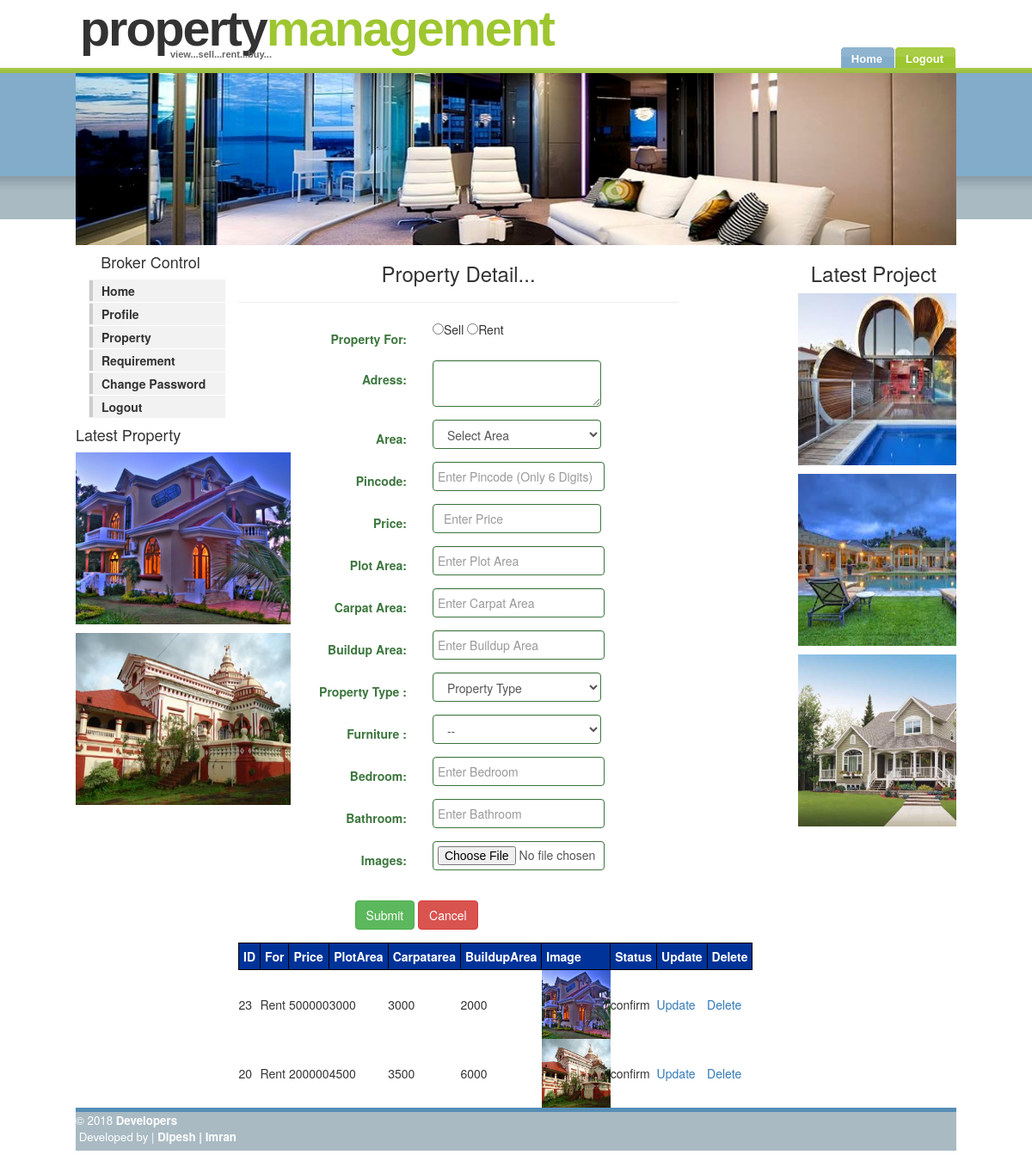
/broker/index.php?page=postproperty.php, run on the app's committed database.
### tables this page shows
CREATE TABLE IF NOT EXISTS `tblproperty` (
  `propertyid` int(4) NOT NULL AUTO_INCREMENT,
  `propertyfor` varchar(50) NOT NULL,
  `address` varchar(100) NOT NULL,
  `areaid` int(4) NOT NULL,
  `pincode` int(6) NOT NULL,
  `loginid` int(4) NOT NULL,
  `postdate` date NOT NULL,
  `price` decimal(10,0) NOT NULL,
  `plotarea` decimal(10,0) NOT NULL,
  `carpetarea` decimal(10,0) NOT NULL,
  `builduparea` decimal(10,0) NOT NULL,
  `typeid` decimal(4,0) NOT NULL,
  `furniture` varchar(100) NOT NULL,
  `totalbedroom` int(4) NOT NULL,
  `totalbathroom` int(4) NOT NULL,
  `images` varchar(100) NOT NULL,
  `status` varchar(100) NOT NULL,
  PRIMARY KEY (`propertyid`)
);

CREATE TABLE IF NOT EXISTS `tblproject` (
  `projectid` int(4) NOT NULL AUTO_INCREMENT,
  `projecttitle` varchar(50) NOT NULL,
  `address` varchar(200) NOT NULL,
  `projectimage` varchar(100) NOT NULL,
  `projectdescription` varchar(1000) NOT NULL,
  `loginid` int(4) NOT NULL,
  PRIMARY KEY (`projectid`)
);

### broker/postproperty.php (the view, shortened to what this page needs)
<!DOCTYPE html>
<html xmlns="http://www.w3.org/1999/xhtml">
<head>
 <link rel="stylesheet" href="bootstrap-3.3.2/css/bootstrap.css">
 <link rel="stylesheet" href="bootstrap-3.3.2/css/bootstrap.min.css">
</head>
<body>
<form class="form-horizontal" name="frmpostproperty" method="post" enctype="multipart/form-data" action="index.php?page=postpropertyinsert.php" onSubmit="return validate();">
	<h3 align="center">Property Detail...</h3><hr>
    <div class="form-group has-success">
          <label for="lastname" class="col-md-5 control-label">Property For:</label>
	       <div class="col-sm-5">
		   <input type="radio" name="rbfor" value="Sell"/>Sell
			<input type="radio" name="rbfor" value="Rent"/>Rent
	       </div>
	   </div>
  <div class="form-group has-success">
     <label for="lastname" class="col-md-5 control-label">Adress: </label>
	   <div class="col-sm-5">
         <textarea class="form-control" name="txtaddress"  required></textarea>
	   </div>
  </div>
  <div class="form-group has-success">
     <label for="lastname" class="col-md-5 control-label">Area: </label>
	   <div class="col-sm-5">
	   <select class="form-control" name="drparea" required>
	   <option value="0">Select Area</option>
	 </select>
	     </div>
	   </div>
  <div class="form-group has-success">
     <label for="lastname" class="col-md-5 control-label">Pincode: </label>
	   <div class="col-sm-5">
         <input type="text" class="form-control" name="txtpincode" placeholder="Enter Pincode (Only 6 Digits)" maxlength="6" required>
       </div>
	  </div>
 <div class="form-group has-success">
     <label for="lastname" class="col-md-5 control-label">Price: </label>
	   <div class="col-sm-5">
         <input type="number" class="form-control" name="txtprice" placeholder="Enter Price" maxlength="6" required>
       </div>
	  </div>
	<div class="form-group has-success">
     <label for="lastname" class="col-md-5 control-label">Plot Area: </label>
	   <div class="col-sm-5">
         <input type="text" class="form-control" name="txtplotarea" placeholder="Enter Plot Area" maxlength="6" required>
       </div>
	  </div>
<div class="form-group has-success">
     <label for="lastname" class="col-md-5 control-label">Carpat Area: </label>
	   <div class="col-sm-5">
         <input type="text" class="form-control" name="txtcarpatarea" placeholder="Enter Carpat Area" maxlength="6" required>
       </div>
	  </div>
<div class="form-group has-success">
     <label for="lastname" class="col-md-5 control-label">Buildup Area: </label>
	   <div class="col-sm-5">
         <input type="text" class="form-control" name="txtbuilduparea" placeholder="Enter Buildup Area" maxlength="6" required>
       </div>
	  </div>
<div class="form-group has-success">
     <label for="lastname" class="col-md-5 control-label">Property Type : </label>
	   <div class="col-sm-5">
	   <select class="form-control"  name="drptype" required>
	   <option value="0">Property Type</option>
			</select>
		</div>
	</div>
	<div class="form-group has-success">
     <label for="lastname" class="col-md-5 control-label">Furniture : </label>
	   <div class="col-sm-5">
	   <select class="form-control"  name="drpfurniture" required>
			<option value='0'>--</option>
			</select>
		</div>
	</div>
<div class="form-group has-success">
     <label for="lastname" class="col-md-5 control-label">Bedroom: </label>
	   <div class="col-sm-5">
         <input type="text" class="form-control" name="txttotalbedroom" placeholder="Enter Bedroom" required>
       </div>
	  </div>
<div class="form-group has-success">
     <label for="lastname" class="col-md-5 control-label">Bathroom: </label>
	   <div class="col-sm-5">
         <input type="text" class="form-control" name="txttotalbathroom" placeholder="Enter Bathroom" maxlength="6" required>
       </div>
	  </div>
	<div class="form-group has-success">
     <label for="lastname" class="col-md-5 control-label">Images: </label>
	   <div class="col-sm-5">
         <input type="file" class="form-control" name="flpropertyimage" required>
       </div>
	  </div>
  <div class="form-group">
     <div class="col-sm-offset-3 col-sm-4"> <br />
         <button type="submit" name="Submit" class="btn btn-success">Submit</button>
         <button type="reset" name="reset" class="btn btn-danger">Cancel</button>
  </div>
  </div>
	<?php include("postpropertygrid.php"); ?>
</form>
</body>
</html>

### broker/index.php (shortened to what this page needs)
<!DOCTYPE html PUBLIC "-//W3C//DTD XHTML 1.0 Strict//EN" "http://www.w3.org/TR/xhtml1/DTD/xhtml1-strict.dtd">
<html xmlns="http://www.w3.org/1999/xhtml" xml:lang="en" lang="en"><head>
      <link rel="stylesheet" href="bootstrap-3.3.2/css/bootstrap.css">
	 <link rel="stylesheet" href="bootstrap-3.3.2/css/bootstrap.min.css">
<link rel="stylesheet" href="images/BrightSide.css" type="text/css" /><title>Bright Side of Life</title>
</head>
<body>
    <div id="wrap">
  	   <div id="header">
        <h1 id="logo">Property<span class="green">Management</span></h1>
           <h2 id="slogan">view...sell...rent...buy...</h2>
     <ul>
		<li id="current"><a href="index.php?page=home.php"><span>Home</span></a></li>
		<li><a href="../index.php?page=logout.php"><span>Logout</span></a></li>
	</ul>
</div>
	<div id="content-wrap">
	    <img src="images/headerphoto.jpg" alt="headerphoto" class="no-border" height="200" width="1024px" />
	<div id="sidebar">
		<h4 align="center">Broker Control</h4>
			<ul class="sidemenu">
			<li><a href="index.php?page=home.php">Home</a></li>
			<li><a href="index.php?page=brokerprofile.php">Profile</a></li>
			<li><a href="index.php?page=postproperty.php">Property</a></li>
			<li><a href="index.php?page=propertyrequirement.php">Requirement</a></li>
			<li><a href="index.php?page=changepassword.php">Change Password</a></li>
			<li><a href="../index.php?page=logout.php">Logout</a></li>
		</ul>
			<h4>Latest Property</h4>
<?php
$query = "select * from tblproperty order by propertyid desc limit 0,3";
$res = mysql_query($query);
while($row = mysql_fetch_array($res))
{echo "<p><img src='../propertyimage/".$row["images"]."' height='200px' width='250px' alt=''/></p>";}
?>
</div>
<div id="main"> <a name="TemplateInfo"></a>
<?php
if(isset($_REQUEST["page"]))
{
	include($_REQUEST["page"]);
}
else
{
	include("home.php");
}
?>
</div>
<div id="rightbar">
<h3>Latest Project</h3>
<?php
$query = "select * from tblproject order by projectid desc limit 0,3";
$res = mysql_query($query);
while($row = mysql_fetch_array($res))
{echo "<p><img src='../projectimage/".$row["projectimage"]."' height='200px' width='250px' alt=''/></p>";}
?>
</div>
 </div>
	<div id="footer">
	<div class="footer-left">
	<p class="align-left"> © 2018 <strong>Developers</strong>
	<br/>&nbspDeveloped by |<strong> Dipesh | Imran</strong><a href="http://www.styleshout.com/"></a>
	</p>
	</div>
	<div class="footer-right">
	<p class="align-right"> <a href="index.html"></a>&nbsp;&nbsp;
	<a href="index.html"></a> </p>
	</div>
	</div>
</div></div>
</body></html>

### broker/postpropertygrid.php (shortened to what this page needs)
<html xmlns="http://www.w3.org/1999/xhtml">
<head>
    <link rel="stylesheet" href="bootstrap-3.3.2/css/bootstrap.css" />
	<link rel="stylesheet" href="bootstrap-3.3.2/css/bootstrap.min.css" />
</head>
<?php
$query = "select * from tblproperty";
$res = mysql_query($query);
?>
<body>
<table border="1px">
	<tr>
	   <th>ID</th>
		<th>For</th>
		<th>Price</th>
		<th>PlotArea</th>
		<th>Carpatarea</th>
		<th>BuildupArea</th>
		<th>Image</th>
		<th>Status</th>
		<th>Update</th>
		<th>Delete</th>
	</tr>
<?php
	while($row = mysql_fetch_array($res))
	{
		echo "<tr>";
		   echo "<td>".$row["propertyid"]."</td>";
			echo "<td>".$row["propertyfor"]."</td>";
			echo "<td>".$row["price"]."</td>";
			echo "<td>".$row["plotarea"]."</td>";
			echo "<td>".$row["carpetarea"]."</td>";
			echo "<td>".$row["builduparea"]."</td>";
			echo "<td><img src='../propertyimage/".$row["images"]."' height='80px' width='80px' alt=''/></td>";
			echo "<td>".$row["status"]."</td>";
			echo "<td><a href='index.php?page=postpropertyupdate.php&propertyid=".$row["propertyid"]."'>Update</a></td>";
			echo "<td><a href='index.php?page=postproperty.php&brokerid=".$row["propertyid"]."'>Delete</a></td>";
		echo "</tr>";
	}
?>
</table>
</body>
</html>

### broker/images/BrightSide.css (style rules this page uses)
* { padding: 0; margin: 0; }
body { margin: 0; padding: 0; font: .70em/1.5em Verdana, Tahoma, Helvetica, sans-serif; color: #666666; background: #A9BAC3 url(bg.gif) repeat-x; text-align: center; }
a { color: #4284B0; background-color: inherit; text-decoration: none; }
h1, h2, h3 { font: bold 1em 'Trebuchet MS', Arial, Sans-serif; color: #333; }
h1 { font-size: 1.5em; color: #6297BC; }
h2 { font-size: 1.4em; text-transform:uppercase; }
h3 { font-size: 1.3em; }
p, h1, h2, h3 { margin: 10px 15px; }
ul, ol { margin: 10px 30px; padding: 0 15px; color: #4284B0; }
ul span, ol span { color: #666666; }
img { border: 2px solid #CCC; }
img.no-border { border: none; }
form { margin:0px; padding: 0; }
label { display:block; font-weight:bold; margin:5px 0; }
input { padding: 2px; border:1px solid #eee; font: normal 1em Verdana, sans-serif; color:#777; }
textarea { width:300px; padding:2px; font: normal 1em Verdana, sans-serif; border:1px solid #eee; height:100px; display:block; color:#777; }
#wrap { background: #FFF; width: 1024px; height: 100%; margin: 0 auto; text-align: left; }
#content-wrap { clear: both; margin: 0; padding: 0; background: #FFF; overflow:hidden; }
#header { position: relative; height: 85px; background: #000 url(headerbg.gif) repeat-x 0% 100%; }
#header h1#logo { position: absolute; margin: 0; padding: 0; font: bolder 4.1em 'Trebuchet MS', Arial, Sans-serif; letter-spacing: -2px; text-transform: lowercase; top: 0; left: 5px; }
#header h2#slogan { position: absolute; top:37px; left: 95px; color: #666666; text-indent: 0px; font: bold 11px Tahoma, 'trebuchet MS', Sans-serif; text-transform: none; }
#main { float: left; margin-left: 15px; padding: 0; width: 50%; }
#sidebar { float: left; width: 17%; margin: 0; padding: 0; display: inline; }
#sidebar ul.sidemenu { list-style:none; margin:10px 0 10px 15px; padding:0; }
#sidebar ul.sidemenu li { margin-bottom:1px; border: 1px solid #f2f2f2; }
#sidebar ul.sidemenu a { display:block; font-weight:bold; color: #333; text-decoration:none; padding:2px 5px 2px 10px; background: #f2f2f2; border-left:4px solid #CCC; min-height:18px; }
#rightbar { float: right; width: 18%; padding: 0; margin:0; }
#footer { clear: both; color: #FFF; background: #A9BAC3; border-top: 5px solid #568EB6; margin: 0; padding: 0; height: 50px; font-size: 95%; }
#footer .footer-left { float: left; width: 65%; }
#footer .footer-right { float: right; width: 30%; }
#header ul { z-index: 999999; position: absolute; margin:0; padding: 0; list-style:none; right: 0; bottom: 6px !important; bottom: 5px; font: bold 13px Arial, 'Trebuchet MS', Tahoma, verdana, sans-serif; }
#header li { display:inline; margin:0; padding:0; }
#header a { float:left; background: url(tableft.gif) no-repeat left top; margin:0; padding:0 0 0 4px; text-decoration:none; }
#header a span { float:left; display:block; background: url(tabright.gif) no-repeat right top; padding:6px 15px 3px 8px; color: #FFF; }
#header a span { float:none; }
#header #current a { background-position:0% -42px; color: #FFF; }
#header #current a span { background-position:100% -42px; color: #FFF; }
.align-left { text-align: left; }
.align-right { text-align: right; }
.green { color: #9EC630; }
table { border:0px solid black; width:100%; }
table td { border:0px solid black; }
table th { padding:5px; background-color:#003399; color:#FFFFFF; }
input[type="text"] { padding:5px; width:200px; border:1px solid #003399; }
input[type="file"] { padding:5px; width:200px; border:1px solid #003399; }
select { padding:5px; width:200px; border:1px solid #003399; }
textarea { padding:5px; width:200px; border:1px solid #003399; }

### data on the page
tblproperty: images (picture), propertyid "23", propertyfor "Rent", price "500000", plotarea "3000", carpetarea "3000", builduparea "2000", status "confirm"
tblproperty: images (picture), propertyid "20", propertyfor "Rent", price "200000", plotarea "4500", carpetarea "3500", builduparea "6000", status "confirm"
tblproject: projectimage (picture)
tblproject: projectimage (picture)
tblproject: projectimage (picture)
